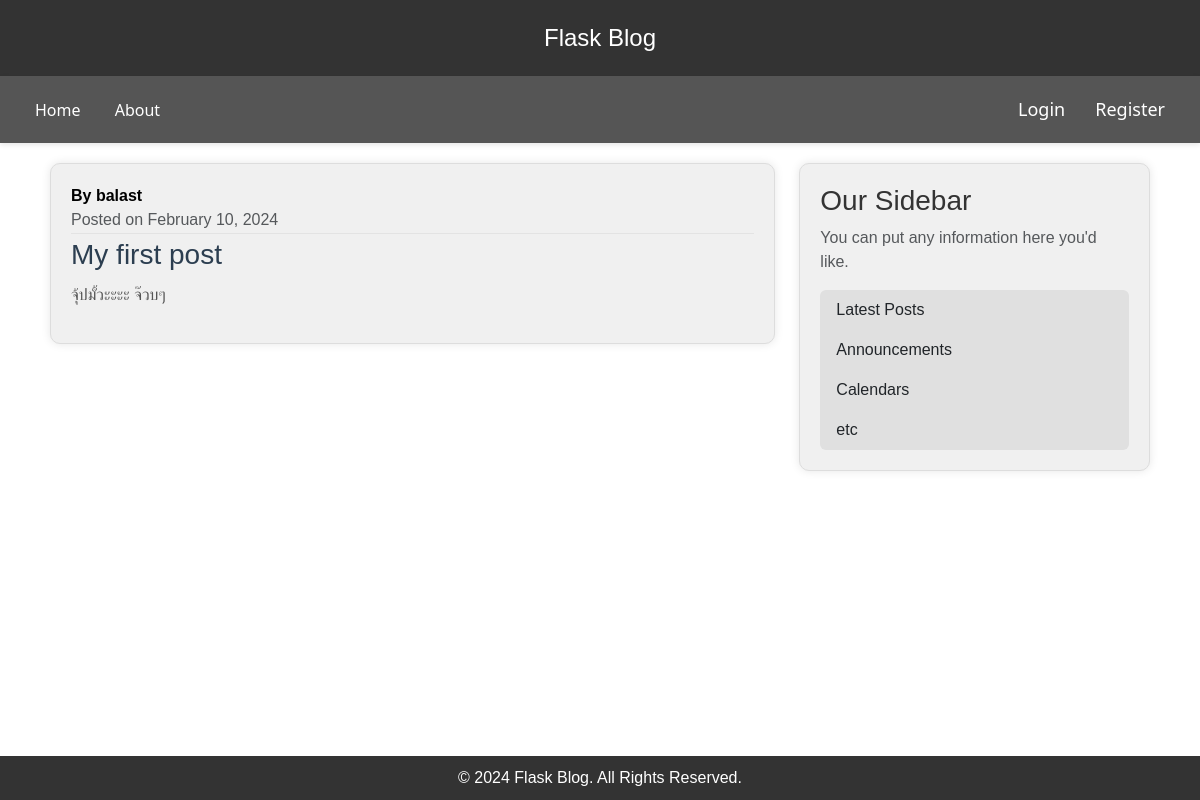
Page /home on the earlier database version.
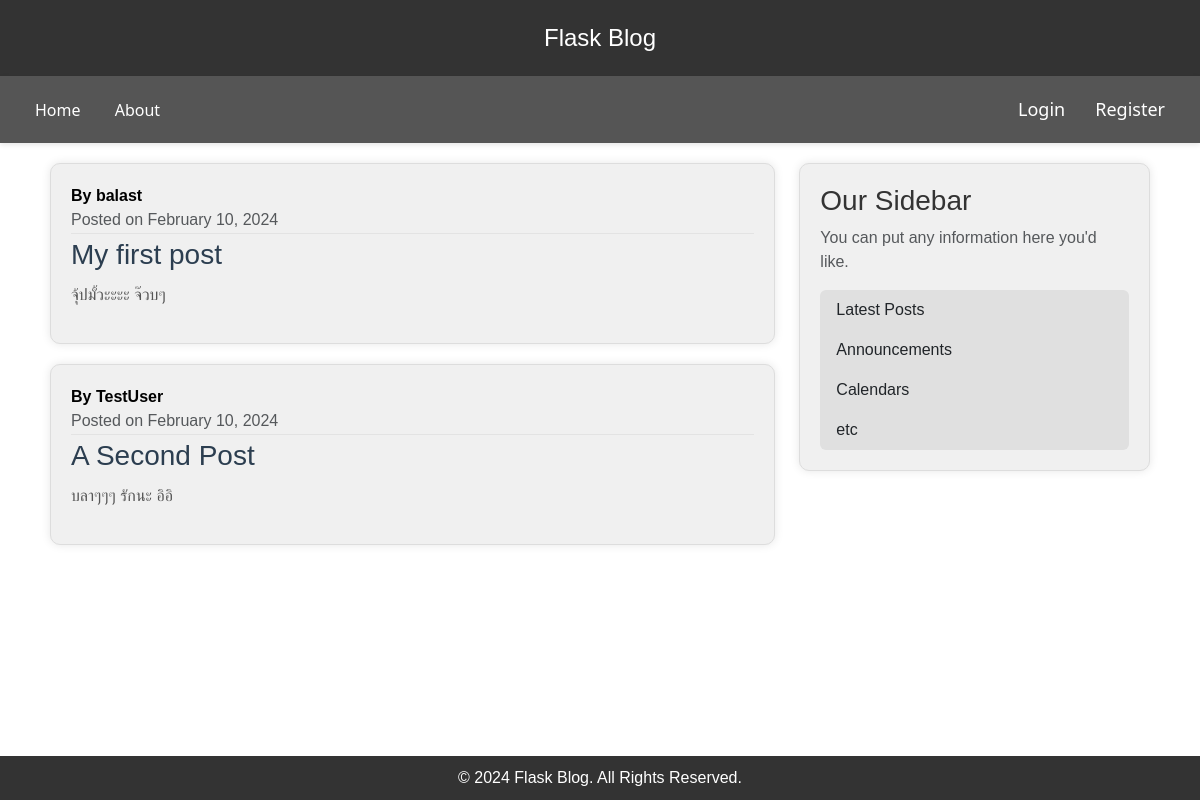
Same page on the later database version.
### flaskblog/model.py (models this page shows, shortened)
class Post(db.Model):
    id = db.Column(db.Integer, primary_key=True)
    title = db.Column(db.String(100), nullable=False)
    date_posted = db.Column(db.DateTime, nullable=False, default=datetime.utcnow())
    content = db.Column(db.Text, nullable=False)
    user_id = db.Column(db.Integer, db.ForeignKey('user.id'), nullable=False)

class User(db.Model, UserMixin):
    id = db.Column(db.Integer, primary_key=True)
    username = db.Column(db.String(20), unique=True, nullable=False)
    email = db.Column(db.String(120), unique=True, nullable=False)
    image_file = db.Column(db.String(20), nullable=False, default='default.jpg')
    password = db.Column(db.String(60), nullable=False)
    posts = db.relationship('Post', backref='author', lazy=True)

### flaskblog/routes.py (the view)
@app.route("/")
@app.route("/home")
def home():
    posts = Post.query.all()
    return render_template('home.html', posts=posts)

### flaskblog/templates/home.html
{% extends "layout.html" %}
{% block content %}
    {% for post in posts %}
    <article class="media content-section">
        <div class="media-body ml-4">
            <div class="article-metadata">
                <span class="mr-2">
                    <strong>By {{ post.author.username }}</strong><br>
                </span>
                <span class="text-muted">
                    Posted on {{ post.date_posted.strftime('%B %d, %Y') }}
                </span>
            </div>
            <a href="{{ url_for('post', post_id=post.id) }}" class="article-link">
                <h2 class="article-title">{{ post.title }}</h2>
            </a>
            <p class="article-content">{{ post.content }}</p>
        </div>
    </article>
    {% endfor %}
{% endblock content %}

### flaskblog/templates/layout.html (shortened to what this page needs)
<!DOCTYPE html>
<html lang="en">
<head>
    <link rel="stylesheet" href="https://cdn.jsdelivr.net/npm/bootstrap@5.3.2/dist/css/bootstrap.min.css">
    <link rel="stylesheet" type="text/css" href="{{ url_for('static', filename='main.css') }}">
</head>
<body>
    <header>
        <a href="/">Flask Blog</a>
    </header>
    <div class="navbar">
        <nav>
            <a href="{{ url_for('home') }}">Home</a>
            <a href="{{ url_for('about') }}">About</a>
        </nav>
        <div class="right-nav">
            <nav>
                {% if current_user.is_authenticated %}
                    <a href="{{ url_for('new_post') }}">New Post</a>
                    <a href="{{ url_for('account') }}">Account</a>
                    <a href="{{ url_for('logout') }}">Logout</a>
                {% else %}
                    <a href="{{ url_for('login') }}">Login</a>
                    <a href="{{ url_for('register') }}">Register</a>
                {% endif %}
            </nav>
        </div>
    </div>
    <main class="container">
        <div class="row">
            <div class="col-md-8">
                {% block content %}{% endblock %}
            </div>
            <div class="col-md-4">
                <div class="content-section">
                    <h3>Our Sidebar</h3>
                    <p class="text-muted">You can put any information here you'd like.</p>
                    <ul class="list-group">
                        <li class="list-group-item">Latest Posts</li>
                        <li class="list-group-item">Announcements</li>
                        <li class="list-group-item">Calendars</li>
                        <li class="list-group-item">etc</li>
                    </ul>
                </div>
            </div>
        </div>
    </main>
    <footer>
        &copy; 2024 Flask Blog. All Rights Reserved.
    </footer>

### flaskblog/static/main.css (style rules this page uses)
body { background: #fafafa; color: #333333; margin-top: 5rem; }
h1, h2, h3, h4, h5, h6 { color: #444444; }
.content-section { background: #ffffff; padding: 10px 20px; border: 1px solid #dddddd; border-radius: 3px; margin-bottom: 20px; }
.article-title { color: #444444; }
.article-content { white-space: pre-line; }
.article-metadata { padding-bottom: 1px; margin-bottom: 4px; border-bottom: 1px solid #e3e3e3 }
body { display: flex; flex-direction: column; min-height: 100vh; }
main { flex-grow: 1; }
footer { margin-top: auto; }
.navbar { display: flex; justify-content: space-between; align-items: center; background-color: #555555; color: white; padding: 10px 20px; font-family: 'Segoe UI', Tahoma, Geneva, Verdana, sans-serif; box-shadow: 0 2px 5px rgba(0, 0, 0, 0.1); }
.right-nav { margin-left: auto; }
.nav-links a, .right-nav a { text-decoration: none; color: white; font-size: 18px; transition: color 0.3s ease; }
.right-nav nav { display: flex; align-items: center; }
.right-nav a { margin-left: 15px; }
.article-link { text-decoration: none; color: #3498db; transition: color 0.3s ease; }
.article-title { font-size: 28px; color: #2c3e50; margin-bottom: 10px; }
.article-content { color: #555; line-height: 1.6; }
body { background-color: #fff; margin: 0; }

### flaskblog/templates/layout.html (style rules this page uses)
body { font-family: 'Arial', sans-serif; background-color: #ffffff; color: #000000; margin: 0; padding: 0; }
header { background-color: #333333; color: #ffffff; text-align: center; padding: 20px 0; }
header a { color: #ffffff; text-decoration: none; font-size: 1.5rem; }
nav { background-color: #555555; padding: 10px 0; }
nav a { color: #ffffff; margin: 0 15px; text-decoration: none; transition: color 0.3s ease; }
main.container { padding: 20px; }
.content-section { background-color: #f0f0f0; padding: 20px; margin-bottom: 20px; border-radius: 10px; box-shadow: 0 0 10px rgba(0, 0, 0, 0.1); transition: transform 0.3s ease; }
.content-section h3 { color: #333333; }
.content-section p.text-muted { color: #6c757d; }
.list-group-item { background-color: #e0e0e0; border: none; }
footer { background-color: #333333; color: #ffffff; text-align: center; padding: 10px 0; }
body { display: flex; flex-direction: column; min-height: 100vh; }
main { flex-grow: 1; }
footer { margin-top: auto; }

Differences in the rows shown:
added Post: author.username "TestUser", date_posted "February 10, 2024", title "A Second Post", content "บลาๆๆๆ รักนะ อิอิ"
